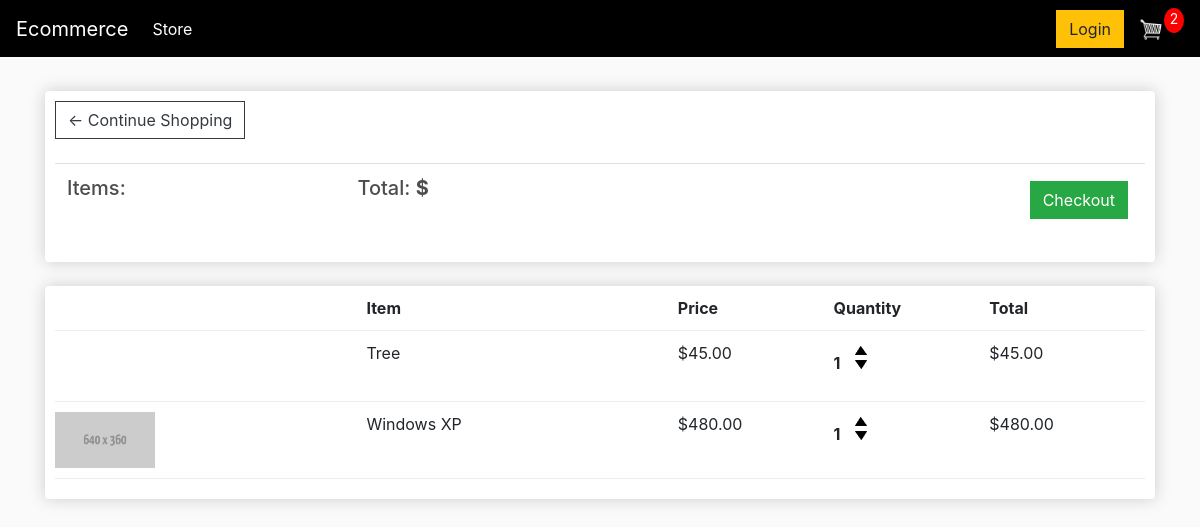
The app's page /cart/ (signed in), older data.
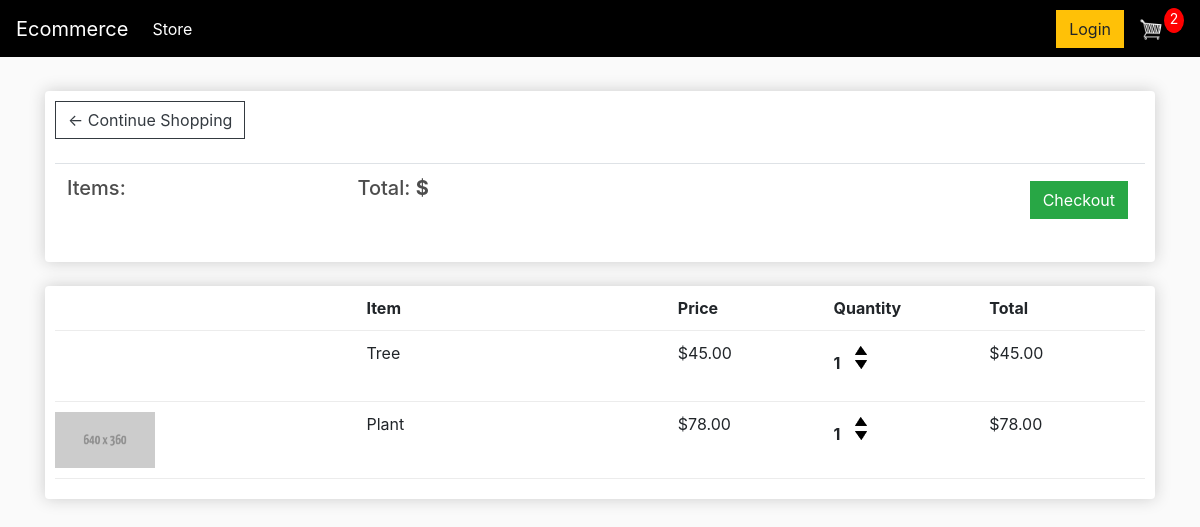
The same page, newer data.
### store/models.py (models this page shows, shortened)
class OrderItem(models.Model):
    product = models.ForeignKey(Product,on_delete=models.SET_NULL, null=True)
    order = models.ForeignKey(Order,on_delete=models.SET_NULL, null=True)
    quantity = models.IntegerField(default=0, null=True,blank=True)
    date_added = models.DateTimeField(auto_now_add=True)
    @property
    def get_total(self):
        total = self.product.price * self.quantity
        return total

class Product(models.Model):
    name = models.CharField(max_length=200)
    price = models.DecimalField(max_digits=7,decimal_places=2)
    digital = models.BooleanField(default=False,null=True, blank=True)  #To check of a product is a virtual  product or physical product.
    image = models.ImageField(null=True, blank=True)
    @property
    def imageURL(self):
        try:
            url = self.image.url
        except:
            url = ''
        return url

### store/views.py (the view)
# urls.py: path("cart/", views.cart, name="cart"),
def cart(request):
    if request.user.is_authenticated:
        customer = request.user.customer
        order, created = Order.objects.get_or_create(customer=customer, complete=False )
        items = order.orderitem_set.all()
        cartItems = order.get_cart_items
    else:
        items = []
        order = {'get_cart_total': 0, 'get_cart_items': 0,  "shipping": False}
        cartItems = order['get_cart_items']
    context = {'items' : items,'cartItems': cartItems}
    return render(request, 'store/cart.html', context)

### store/models.py (called while the page is built)
    @property
    def get_cart_items(self):
        orderitems = self.orderitem_set.all()
        total = sum([item.quantity for item in orderitems])
        return total

### store/templates/store/cart.html
{% extends 'store/main.html' %}
{% load static %}
{% block content %}
	<div class="row">
		<div class="col-lg-12">
			<div class="box-element">
				<a  class="btn btn-outline-dark" href="{% url 'store' %}">&#x2190; Continue Shopping</a>
				<br>
				<br>
				<table class="table">
					<tr>
						<th><h5>Items: <strong>{{Order.get_cart_items}}</strong></h5></th>
						<th><h5>Total: <strong> ${{Order.get_cart_total|floatformat:2}}</strong></h5></th>
						<th>
							<a  style="float:right; margin:5px;" class="btn btn-success" href="{% url 'checkout' %}">Checkout</a>
						</th>
					</tr>
				</table>
			</div>
			<br>
			<div class="box-element">
				<div class="cart-row">
					<div style="flex:2"></div>
					<div style="flex:2"><strong>Item</strong></div>
					<div style="flex:1"><strong>Price</strong></div>
					<div style="flex:1"><strong>Quantity</strong></div>
					<div style="flex:1"><strong>Total</strong></div>
				</div>
				{% for item in items %}
				<div class="cart-row">
					<div style="flex:2"><img class="row-image" src="{{item.product.imageURL}}"></div>
					<div style="flex:2"><p>{{item.product.name}}</p></div>
					<div style="flex:1"><p>${{item.product.price|floatformat:2}}</p></div>
					<div style="flex:1">
						<p class="quantity">{{item.quantity}}</p>
						<div class="quantity">
							<img data-product="{{item.product.id}}" data-action="add" class="chg-quantity update-cart" src="{% static  'images/arrow-up.png' %}">
							<img data-product="{{item.product.id}}" data-action="remove" class="chg-quantity update-cart" src="{% static  'images/arrow-down.png' %}">
						</div>
					</div>
					<div style="flex:1"><p>${{item.get_total|floatformat:2}}</p></div>
				</div>
				{% endfor %}
			</div>
		</div>
	</div>
{% endblock content %}

### store/templates/store/main.html (shortened to what this page needs)
<!DOCTYPE html>
{% load static %}
<html>
<head>
	<link rel="stylesheet" href="https://stackpath.bootstrapcdn.com/bootstrap/4.4.1/css/bootstrap.min.css">
	<link rel="stylesheet" type="text/css" href="{% static 'css/main.css' %}">
</head>
<body>
	<nav class="navbar navbar-expand-lg navbar-dark bg-dark">
		<a class="navbar-brand" href="{% url 'store' %}">Ecommerce</a>
	  <div class="collapse navbar-collapse" id="navbarSupportedContent">
	    <ul class="navbar-nav mr-auto">
	      <li class="nav-item active">
	        <a class="nav-link" href="{% url 'store' %}">Store <span class="sr-only">(current)</span></a>
	      </li>
	    </ul>
    	<div class="form-inline my-2 my-lg-0">
        <a href="#"class="btn btn-warning">Login</a>
        <a href="{% url 'cart' %}"><img  id="cart-icon" src="{% static 'images/cart.png' %}"></a>
		<p id="cart-total">{{cartItems}}</p>
        </div>
	  </div>
	</nav>
    <div class="container">
            <br>
            {% block content %}
            {% endblock content %}
    </div>
</body>
</html>

### static/css/main.css (style rules this page uses)
body { background-color: hsl(0, 0%, 98%); }
h1,h2,h3,h4,h5,h6 { color:hsl(0, 0%, 30%); }
.box-element { box-shadow:hsl(0, 0%, 80%) 0 0 16px; background-color: #fff; border-radius: 4px; padding: 10px; }
.bg-dark { background-color: #000000!important; }
#cart-icon { width:25px; display: inline-block; margin-left: 15px; }
#cart-total { display: block; text-align: center; color:#fff; background-color: red; width: 20px; height: 25px; border-radius: 50%; font-size: 14px; }
.col-lg-4, .col-lg-6, .col-lg-8, .col-lg-12 { margin-top: 10px; }
.btn { border-radius: 0; }
.row-image { width: 100px; }
.cart-row { display: flex; align-items: flex-stretch; padding-bottom: 10px; margin-bottom: 10px; border-bottom: 1px solid #ececec; }
.quantity { display: inline-block; font-weight: 700; padding-right:10px; }
.chg-quantity { width: 12px; cursor: pointer; display: block; margin-top: 5px; transition:.1s; }

Row changes from the older to the newer data that the page shows:
removed OrderItem: product.imageURL (picture), product.name "Windows XP", product.price "480.00", quantity "1", get_total "480.00"
added OrderItem: product.imageURL (picture), product.name "Plant", product.price "78.00", quantity "1", get_total "78.00"
